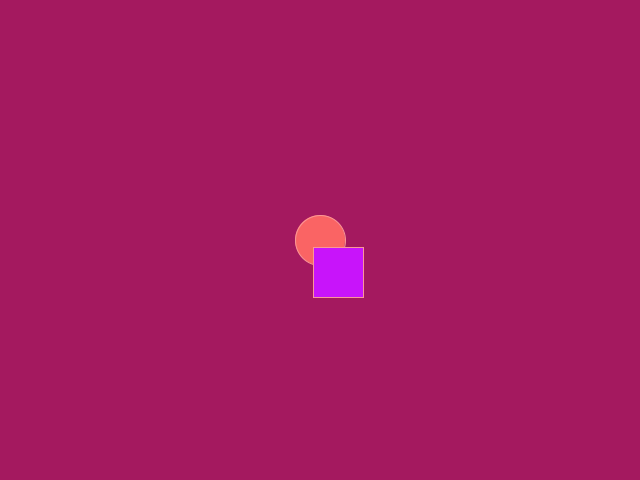
Frame 1 (no input)
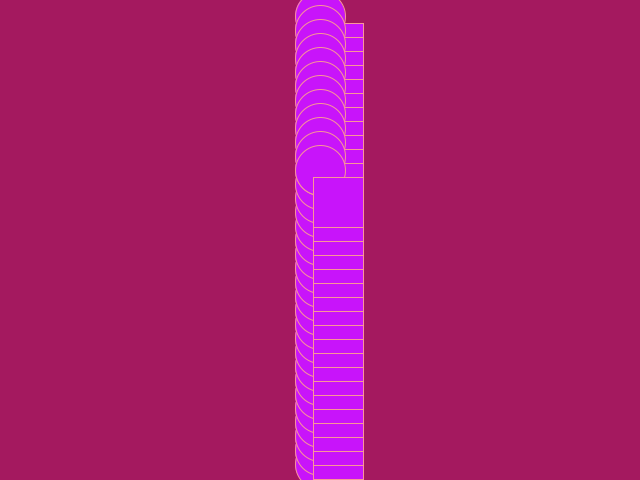
Frame 60 (the mouse pressed at the canvas centre just before this capture)
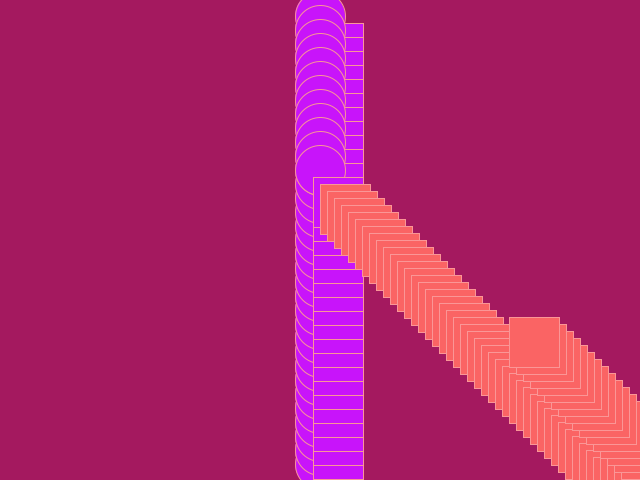
Frame 120 (the mouse held since frame 60 and released just before this capture)

The Processing sketch that drew these frames (run headless with seeded random() and noise(); from frame 60 on, the mouse is pressed at the canvas centre):

// Processing sketch: exercise01
// ── exercise01.pde
final color NO_CLICK_FILL_COLOR = color(250, 100, 100);                      
final color CLICK_FILL_COLOR = color(200, 20, 250);   //changed the color  
final color BACKGROUND_COLOR = color(250, 150, 150);    
final color STROKE_COLOR = color(250, 150, 150);        
final int CIRCLE_SIZE = 50;                           
final int CIRCLE_SPEED = 7;                       

int circleX;            
int circleY;            
int circleVX;           
int circleVY;     

float red1 = random(0,255);  //added some random variables to change the colours
float green1 = random(0,100);
float blue1 = random(0,100);

void setup() {
  size(640, 480);                     
  circleX = width/2;
  circleY = height/2;                 
  circleVX = CIRCLE_SPEED;            
  circleVY = CIRCLE_SPEED;            
  stroke(STROKE_COLOR);               
  fill(NO_CLICK_FILL_COLOR);           
  background(red1,green1,blue1);   //the random choosing of shades is displayed
}

void draw() {
 
    if (mouseX < CIRCLE_SIZE/2 ) {  //if mouse is smaller than the circle size
    ellipse(circleX, circleY, CIRCLE_SIZE, CIRCLE_SIZE); //draw an ellipse with these values
    fill(CLICK_FILL_COLOR);               //change the colour
     circleX -= circleVX;                //create  different reaction to the if statement (send the shapes up and down)                     
     circleY += circleVY;  
    
  }                                                                
  else { 
   rect(circleX, circleY, CIRCLE_SIZE, CIRCLE_SIZE);  
   fill(NO_CLICK_FILL_COLOR);
                                            
  }
     
     
  
  rect(circleX, circleY, CIRCLE_SIZE, CIRCLE_SIZE);    //made it a rectangle imstead of an elipse      
  circleX += circleVX;                                     
  circleY += circleVY;                                     
  if (circleX + CIRCLE_SIZE/2 > width || circleX - CIRCLE_SIZE/2 < 0) { 
  circleVX = -circleVX;                                               
  }
 if (circleY + CIRCLE_SIZE/2 > height || circleY - CIRCLE_SIZE/2 < 0) { 
  circleVY = -circleVY;                                                
  }
  }


void mousePressed() {    
background(random(0,255),random(0,100),random(200,255));  //made the mouse press generate random background colours

}

void mouseReleased(){   //added a mouse release command
  background(red1, green1, blue1);
}
